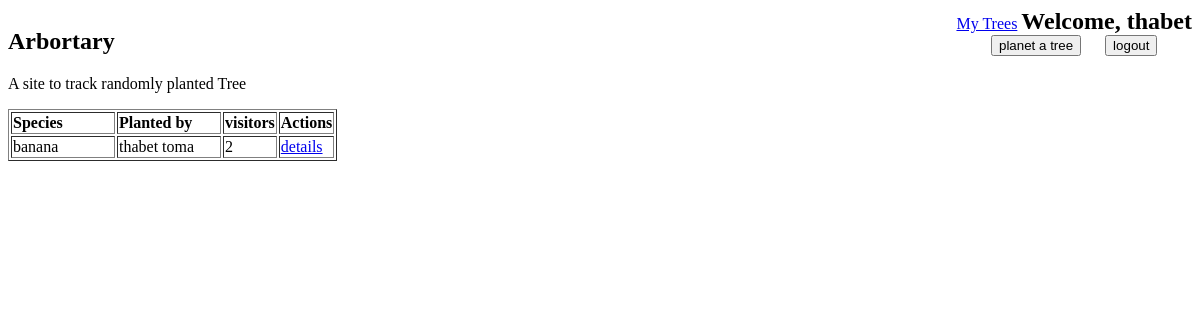
/logged (signed in), run on an earlier commit of the app's database.
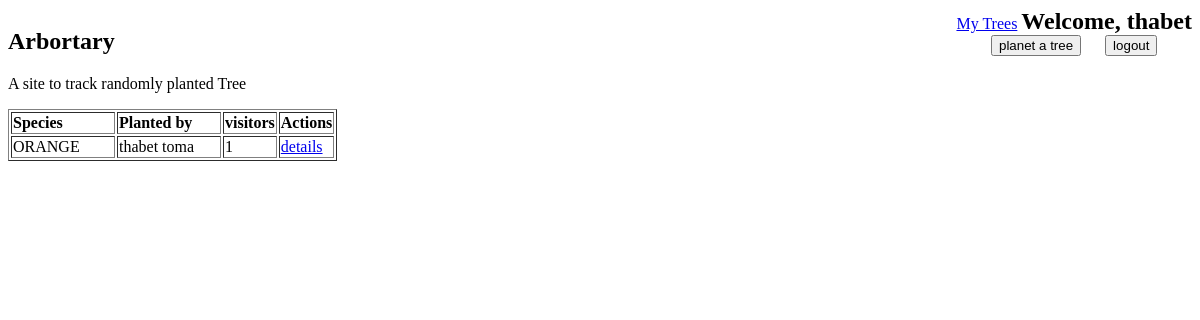
And on a later commit of the database.
### app/models.py (models this page shows)
class Users(models.Model):
    first_name=models.CharField(max_length=255)
    last_name=models.CharField(max_length=255)
    email=models.CharField(max_length=255)
    password=models.CharField(max_length=255)
    created_at=models.DateTimeField(auto_now_add=True)
    updated_at=models.DateTimeField(auto_now=True)
    objects=UserManager()

class Trees(models.Model):
    Species=models.CharField(max_length=255)
    location=models.CharField(max_length=255)
    reason=models.CharField(max_length=255)
    date_planted=models.DateField()
    user=models.ForeignKey(Users,related_name="trees", on_delete = models.CASCADE)
    created_at=models.DateTimeField(auto_now_add=True)
    updated_at=models.DateTimeField(auto_now=True)
    objects=TreeManager()
    visitors=models.ManyToManyField(Users,related_name='user_visitors',null=True)

### app/views.py (the view)
# urls.py: path('logged',views.logged),
def logged(request):
    if "Uid" in request.session:
        context={'user':Users.objects.get(id=request.session['Uid']),
        'allTrees':Trees.objects.all()
        }
        return render(request,'logged.html',context)
    else:
        return redirect('/')

### app/templates/logged.html (shortened to what this page needs)
<!DOCTYPE html>
<html lang="en">
<head>
</head>
<body>
    <header>
        <div>
            <h2>Arbortary</h2>
            <p>A site to track randomly planted Tree</p>
        </div>
        <div>
            <div>
                <a href="/user/account">My Trees</a>
                <h2 style="display:inline;">Welcome, {{user.first_name}}</h2>
            </div>
            <div style="text-align:center ;"><a href="/new/tree" style="display: inline; margin-right: 20px;"><button>planet a
                        tree</button></a>
                <a href="/logout" style="display:inline ;"><button>logout</button></a>
            </div>
        </div>
    </header>
    <table border="1">
        <thead>
            <th style="width:100px;text-align: start;" >Species</th>
            <th style="width:100px;text-align: start;">Planted by</th>
            <th>visitors</th>
            <th>Actions</th>
        </thead>
        {%for tree in allTrees%}
        <tr>
            <td>{{tree.Species}}</td>
            <td>{{tree.user.first_name}} {{tree.user.last_name}}</td>
            <td>{{tree.visitors.all.count}}</td>
            <td><a href="/show/{{tree.id}}">details</a></td>
        </tr>
        {%endfor%}
    </table>
</body>
</html>

### app/templates/logged.html (style rules this page uses)
header { display: flex; justify-content: space-between; }

What changed in the data, as far as the page shows it:
removed Trees: Species "banana", user.first_name "thabet", user.last_name "toma", visitors.all.count "2"
added Trees: Species "ORANGE", user.first_name "thabet", user.last_name "toma", visitors.all.count "1"
